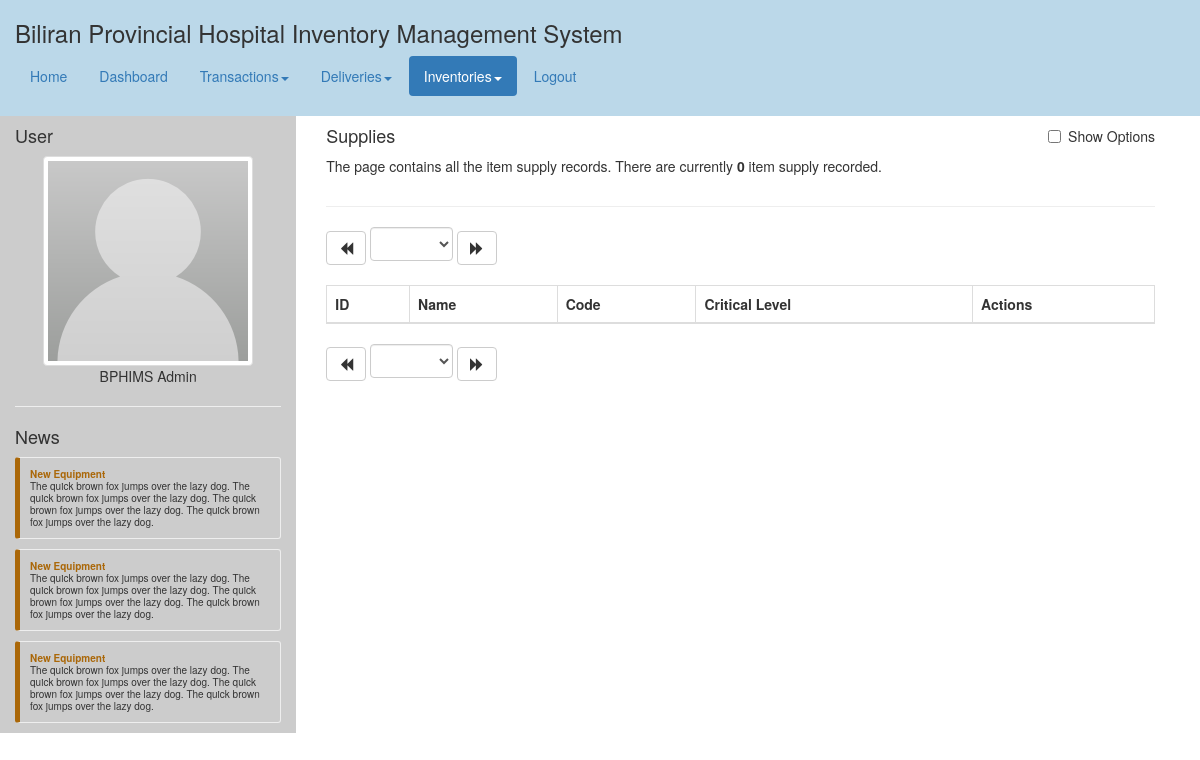
Before: /inventories_supply.php with the older database file.
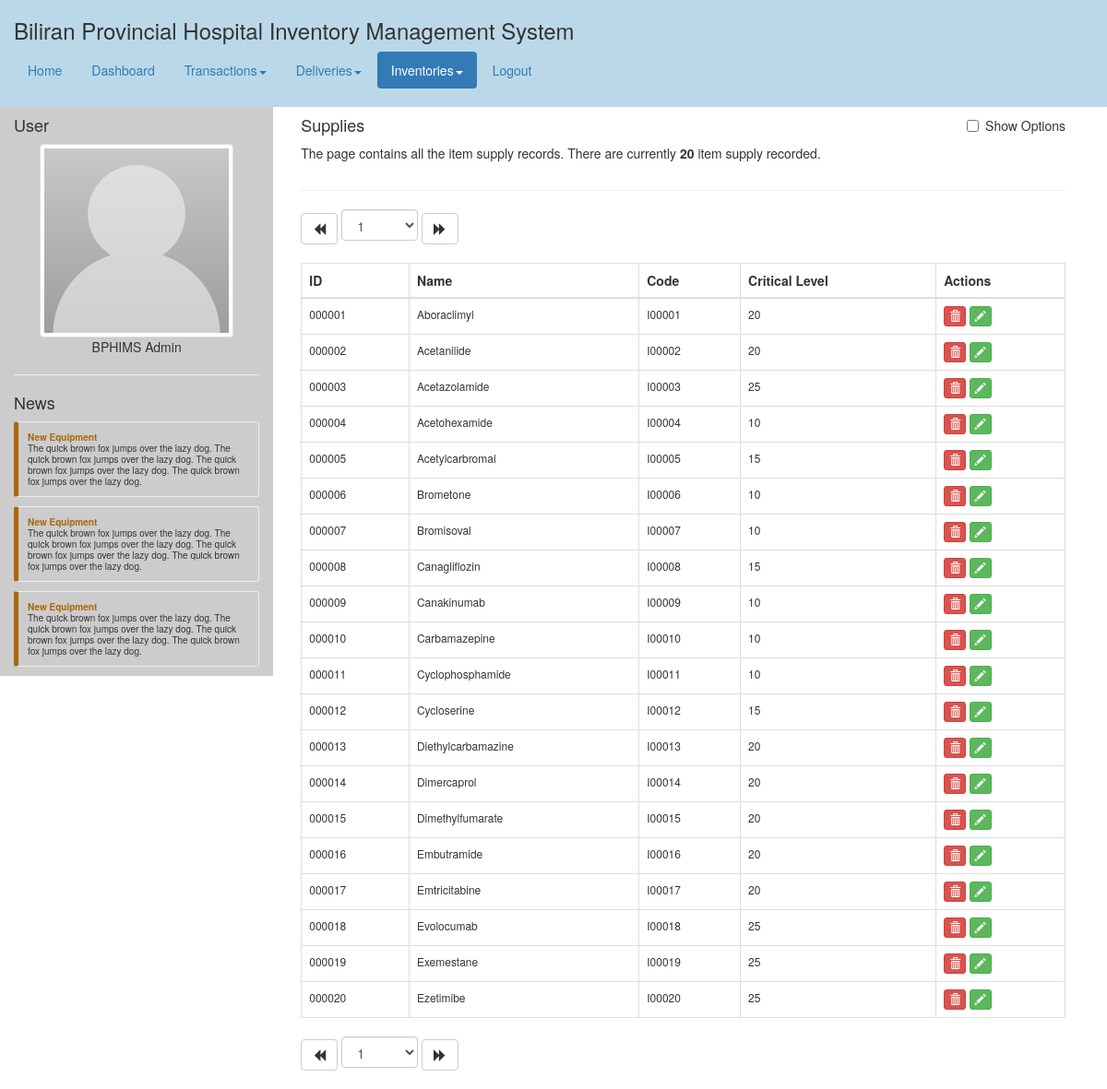
After: the same page with the newer database file.
### tables this page shows
CREATE TABLE `item` (
  `item_id` int(10) UNSIGNED NOT NULL,
  `category_id` int(11) NOT NULL,
  `name` varchar(255) NOT NULL,
  `code` varchar(255) NOT NULL,
  `description` text NOT NULL,
  `critical_level` int(11) NOT NULL,
  `created` timestamp NOT NULL DEFAULT CURRENT_TIMESTAMP,
  `updated` timestamp NOT NULL DEFAULT CURRENT_TIMESTAMP ON UPDATE CURRENT_TIMESTAMP,
  `is_deleted` tinyint(1) NOT NULL DEFAULT '0'
);

### php/bphims_api.php (called while the page is built, shortened)
<?php
class BPHIMS {
	public static function getAllItemViaCategory($id, $limit, $offset) {
		$db = Helper::openDB();
		$additional = (($limit!=null)?"LIMIT ".$limit:"").(($offset!=null)?"OFFSET ".$offset:"");
		$sql = "
			SELECT
				i.item_id, i.name, i.code, i.critical_level
			FROM
				`item` i
			WHERE
				i.category_id=".$id." AND
				i.is_deleted=0
			ORDER BY
				i.item_id ASC
			".$additional."
			";
		$query = mysql_query($sql,$db);
		$result = Helper::getListFromResultQuery($query);
		return $result;
	}
	public static function getAllItemViaCategoryCount($id) {
		$db = Helper::openDB();
		$sql = "
			SELECT
				COUNT(*) as total
			FROM
				`item` i
			WHERE
				i.category_id=".$id." AND
				i.is_deleted=0
			";
		$query = mysql_query($sql,$db);
		$result = Helper::getRowFromResultQuery($query);
		return $result['total'];
	}
}
?>

### php/helper.php (called while the page is built, shortened)
<?php
class Helper {
	public static function getRowFromResultQuery($result) {
		return mysql_fetch_assoc($result);
	}
	public static function getListFromResultQuery($result) {
		$lists = array();
		while($d = mysql_fetch_assoc($result)){
			array_push($lists,$d);
		}
		return $lists;
	}
	public static function formatID($id) {
		return str_pad($id, 6, '0', STR_PAD_LEFT);
	}
}
?>

### inventories_supply.php (the view, shortened to what this page needs)
<?php
	include("header.php");
	$page = (isset($_GET['page']))?$_GET['page']:1;
	$offset = BPHIMS_TABLE_LIMIT*($page-1);
	$supply_list = BPHIMS::getAllItemViaCategory(BPHIMS_CATEGORY_SUPPLY, BPHIMS_TABLE_LIMIT, $offset);
	$totalRecords = BPHIMS::getAllItemViaCategoryCount(BPHIMS_CATEGORY_SUPPLY);
	$totalPages = ceil($totalRecords/BPHIMS_TABLE_LIMIT);
	$previousPage = ($page!=1)?"inventories_supply.php?page=".($page-1):"";
	$nextPage = ($page!=$totalPages)?"inventories_supply.php?page=".($page+1):"";
?>
<div class="common-body">
	<div class="col-md-12">
		<div class="pull-left">
			<h4>Supplies</h4>
			<p>The page contains all the item supply records. There are currently <b><?php echo $totalRecords; ?></b> item supply recorded.</p>
		</div>
		<div class="checkbox pull-right">
			<label><input type="checkbox" id="additional-option" value="additional-option"> Show Options</label>
		</div>
		<div class="clearfix"></div>
		<hr/>
		<div class="common-pagination">
			<a class="btn btn-default" href="<?php echo $previousPage; ?>" role="button"><i class="glyphicon glyphicon-backward"></i></a>
			<select class="form-control pagination-selector">
				<?php
					for($i=1; $i<=$totalPages; $i++) {
						$currentPage = ($i==$page)?'selected="selected"':'';
						echo '<option value="'.$i.'" '.$currentPage.'>'.$i.'</option>';
					}
				?>
			</select>
			<a class="btn btn-default" href="<?php echo $nextPage; ?>" role="button"><i class="glyphicon glyphicon-forward"></i></a>
		</div>
		<table class="table-common table table-bordered">
			<thead>
				<th class="td1">ID</th>
				<th class="td2">Name</th>
				<th class="td3">Code</th>
				<th class="td4">Critical Level</th>
				<th>Actions</th>
			</thead>
			<tbody>
				<?php
					foreach($supply_list as $supply) {
						$dataDeleteName = '#'.Helper::formatID($supply['item_id']);
						echo '
							<tr">
								<td class="td1">'.Helper::formatID($supply['item_id']).'</td>
								<td class="td2">'.$supply['name'].'</td>
								<td class="td3">'.$supply['code'].'</td>
								<td class="td4">'.$supply['critical_level'].'</td>
								<td>
									<button type="button" class="btn btn-xs btn-danger" data-toggle="modal" data-target="#modal-delete" data-delete-name="'.$dataDeleteName.'" data-delete-id="'.$supply['item_id'].'"><i class="glyphicon glyphicon-trash"></i></button>
									<a class="btn btn-xs btn-success" href="inventories_update.php?item_id='.$supply['item_id'].'" data-toggle="tooltip" data-placement="top" title="View / Update"><i class="glyphicon glyphicon-pencil"></i></a>
								</td>
							</tr>
						';
					}
				?>
			</tbody>
		</table>
		<div class="common-pagination">
			<a class="btn btn-default" href="<?php echo $previousPage; ?>" role="button"><i class="glyphicon glyphicon-backward"></i></a>
			<select class="form-control pagination-selector">
				<?php
					for($i=1; $i<=$totalPages; $i++) {
						$currentPage = ($i==$page)?'selected="selected"':'';
						echo '<option value="'.$i.'" '.$currentPage.'>'.$i.'</option>';
					}
				?>
			</select>
			<a class="btn btn-default" href="<?php echo $nextPage; ?>" role="button"><i class="glyphicon glyphicon-forward"></i></a>
		</div>
	</div>
</div>
<?php
	include("footer.php");
?>

Changed rows visible on the page:
added item: item_id "000001", name "Aboraclimyl", code "I00001", critical_level "20"
added item: item_id "000002", name "Acetanilide", code "I00002", critical_level "20"
added item: item_id "000003", name "Acetazolamide", code "I00003", critical_level "25"
added item: item_id "000004", name "Acetohexamide", code "I00004", critical_level "10"
added item: item_id "000005", name "Acetylcarbromal", code "I00005", critical_level "15"
added item: item_id "000006", name "Brometone", code "I00006", critical_level "10"
added item: item_id "000007", name "Bromisoval", code "I00007", critical_level "10"
added item: item_id "000008", name "Canagliflozin", code "I00008", critical_level "15"
added item: item_id "000009", name "Canakinumab", code "I00009", critical_level "10"
added item: item_id "000010", name "Carbamazepine", code "I00010", critical_level "10"
added item: item_id "000011", name "Cyclophosphamide", code "I00011", critical_level "10"
added item: item_id "000012", name "Cycloserine", code "I00012", critical_level "15"
added item: item_id "000013", name "Diethylcarbamazine", code "I00013", critical_level "20"
added item: item_id "000014", name "Dimercaprol", code "I00014", critical_level "20"
added item: item_id "000015", name "Dimethylfumarate", code "I00015", critical_level "20"
added item: item_id "000016", name "Embutramide", code "I00016", critical_level "20"
added item: item_id "000017", name "Emtricitabine", code "I00017", critical_level "20"
added item: item_id "000018", name "Evolocumab", code "I00018", critical_level "25"
added item: item_id "000019", name "Exemestane", code "I00019", critical_level "25"
added item: item_id "000020", name "Ezetimibe", code "I00020", critical_level "25"
Other visible differences:
$totalRecords: "0" → "20"
form field value: (not shown) → "1"
